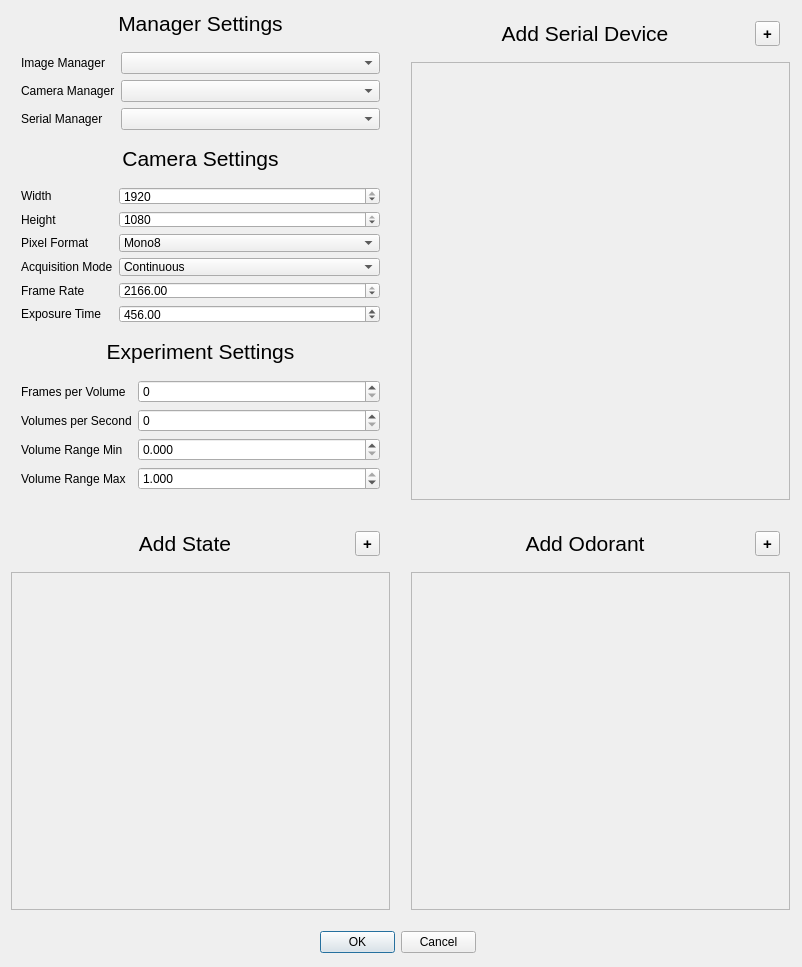
<?xml version="1.0" encoding="UTF-8"?>
<ui version="4.0">
 <class>ConfigDialog</class>
 <widget class="QDialog" name="ConfigDialog">
  <property name="geometry">
   <rect>
    <x>0</x>
    <y>0</y>
    <width>802</width>
    <height>967</height>
   </rect>
  </property>
  <property name="windowTitle">
   <string>ConfigDialog</string>
  </property>
  <widget class="QWidget" name="verticalLayoutWidget">
   <property name="geometry">
    <rect>
     <x>0</x>
     <y>0</y>
     <width>401</width>
     <height>511</height>
    </rect>
   </property>
   <layout class="QVBoxLayout" name="settingsLayout">
    <item>
     <widget class="QLabel" name="managerSettingsLabel">
      <property name="font">
       <font>
        <pointsize>16</pointsize>
       </font>
      </property>
      <property name="text">
       <string>Manager Settings</string>
      </property>
      <property name="alignment">
       <set>Qt::AlignCenter</set>
      </property>
     </widget>
    </item>
    <item>
     <layout class="QFormLayout" name="selectManagersForm">
      <property name="sizeConstraint">
       <enum>QLayout::SetDefaultConstraint</enum>
      </property>
      <property name="fieldGrowthPolicy">
       <enum>QFormLayout::AllNonFixedFieldsGrow</enum>
      </property>
      <property name="labelAlignment">
       <set>Qt::AlignLeading|Qt::AlignLeft|Qt::AlignVCenter</set>
      </property>
      <property name="formAlignment">
       <set>Qt::AlignLeading|Qt::AlignLeft|Qt::AlignVCenter</set>
      </property>
      <property name="leftMargin">
       <number>10</number>
      </property>
      <property name="topMargin">
       <number>10</number>
      </property>
      <property name="rightMargin">
       <number>10</number>
      </property>
      <property name="bottomMargin">
       <number>10</number>
      </property>
      <item row="0" column="0">
       <widget class="QLabel" name="imageManagerLabel">
        <property name="text">
         <string>Image Manager</string>
        </property>
       </widget>
      </item>
      <item row="0" column="1">
       <widget class="QComboBox" name="imageManagerComboBox"/>
      </item>
      <item row="1" column="0">
       <widget class="QLabel" name="cameraManagerLabel">
        <property name="text">
         <string>Camera Manager</string>
        </property>
       </widget>
      </item>
      <item row="1" column="1">
       <widget class="QComboBox" name="cameraManagerComboBox"/>
      </item>
      <item row="2" column="0">
       <widget class="QLabel" name="serialManagerLabel">
        <property name="text">
         <string>Serial Manager</string>
        </property>
       </widget>
      </item>
      <item row="2" column="1">
       <widget class="QComboBox" name="serialManagerComboBox"/>
      </item>
     </layout>
    </item>
    <item>
     <widget class="QLabel" name="cameraSettingsLabel">
      <property name="font">
       <font>
        <pointsize>16</pointsize>
       </font>
      </property>
      <property name="text">
       <string>Camera Settings</string>
      </property>
      <property name="alignment">
       <set>Qt::AlignCenter</set>
      </property>
     </widget>
    </item>
    <item>
     <layout class="QFormLayout" name="cameraSettingsForm">
      <property name="leftMargin">
       <number>10</number>
      </property>
      <property name="topMargin">
       <number>10</number>
      </property>
      <property name="rightMargin">
       <number>10</number>
      </property>
      <property name="bottomMargin">
       <number>10</number>
      </property>
      <item row="0" column="0">
       <widget class="QLabel" name="widthLabel">
        <property name="text">
         <string>Width</string>
        </property>
       </widget>
      </item>
      <item row="0" column="1">
       <widget class="QSpinBox" name="widthSpinBox">
        <property name="maximum">
         <number>1920</number>
        </property>
        <property name="value">
         <number>1920</number>
        </property>
       </widget>
      </item>
      <item row="1" column="0">
       <widget class="QLabel" name="heightLabel">
        <property name="text">
         <string>Height</string>
        </property>
       </widget>
      </item>
      <item row="1" column="1">
       <widget class="QSpinBox" name="heightSpinBox">
        <property name="maximum">
         <number>1080</number>
        </property>
        <property name="value">
         <number>1080</number>
        </property>
       </widget>
      </item>
      <item row="2" column="0">
       <widget class="QLabel" name="pixelFormatLabel">
        <property name="text">
         <string>Pixel Format</string>
        </property>
       </widget>
      </item>
      <item row="2" column="1">
       <widget class="QComboBox" name="pixelFormatComboBox">
        <item>
         <property name="text">
          <string>Mono8</string>
         </property>
        </item>
        <item>
         <property name="text">
          <string>Mono10p</string>
         </property>
        </item>
       </widget>
      </item>
      <item row="3" column="0">
       <widget class="QLabel" name="acquisitionModeLabel">
        <property name="text">
         <string>Acquisition Mode</string>
        </property>
       </widget>
      </item>
      <item row="3" column="1">
       <widget class="QComboBox" name="acquisitionModeComboBox">
        <item>
         <property name="text">
          <string>Continuous</string>
         </property>
        </item>
        <item>
         <property name="text">
          <string>SingleFrame</string>
         </property>
        </item>
        <item>
         <property name="text">
          <string>CoaxPress</string>
         </property>
        </item>
       </widget>
      </item>
      <item row="4" column="0">
       <widget class="QLabel" name="frameRateLabel">
        <property name="text">
         <string>Frame Rate</string>
        </property>
       </widget>
      </item>
      <item row="4" column="1">
       <widget class="QDoubleSpinBox" name="frameRateDoubleSpinBox">
        <property name="minimum">
         <double>20.000000000000000</double>
        </property>
        <property name="maximum">
         <double>2166.000000000000000</double>
        </property>
        <property name="value">
         <double>2166.000000000000000</double>
        </property>
       </widget>
      </item>
      <item row="5" column="0">
       <widget class="QLabel" name="exposureTimeLabel">
        <property name="text">
         <string>Exposure Time</string>
        </property>
       </widget>
      </item>
      <item row="5" column="1">
       <widget class="QDoubleSpinBox" name="exposureTimeDoubleSpinBox">
        <property name="minimum">
         <double>2.000000000000000</double>
        </property>
        <property name="maximum">
         <double>1000.000000000000000</double>
        </property>
        <property name="value">
         <double>456.000000000000000</double>
        </property>
       </widget>
      </item>
     </layout>
    </item>
    <item>
     <widget class="QLabel" name="experimentSettingsLabel">
      <property name="font">
       <font>
        <pointsize>16</pointsize>
       </font>
      </property>
      <property name="text">
       <string>Experiment Settings</string>
      </property>
      <property name="alignment">
       <set>Qt::AlignCenter</set>
      </property>
     </widget>
    </item>
    <item>
     <layout class="QFormLayout" name="experimentSettingsForm">
      <property name="leftMargin">
       <number>10</number>
      </property>
      <property name="topMargin">
       <number>10</number>
      </property>
      <property name="rightMargin">
       <number>10</number>
      </property>
      <property name="bottomMargin">
       <number>10</number>
      </property>
      <item row="0" column="0">
       <widget class="QLabel" name="framesPerVolumeLabel">
        <property name="text">
         <string>Frames per Volume</string>
        </property>
       </widget>
      </item>
      <item row="0" column="1">
       <widget class="QSpinBox" name="framesPerVolumeSpinBox"/>
      </item>
      <item row="1" column="0">
       <widget class="QLabel" name="volumesPerSecondLabel">
        <property name="text">
         <string>Volumes per Second</string>
        </property>
       </widget>
      </item>
      <item row="1" column="1">
       <widget class="QSpinBox" name="volumesPerSecondSpinBox"/>
      </item>
      <item row="2" column="0">
       <widget class="QLabel" name="volumeRangeMinLabel">
        <property name="text">
         <string>Volume Range Min</string>
        </property>
       </widget>
      </item>
      <item row="2" column="1">
       <widget class="QDoubleSpinBox" name="volumeRangeMinDoubleSpinBox">
        <property name="decimals">
         <number>3</number>
        </property>
        <property name="maximum">
         <double>1.000000000000000</double>
        </property>
        <property name="singleStep">
         <double>0.001000000000000</double>
        </property>
        <property name="value">
         <double>0.000000000000000</double>
        </property>
       </widget>
      </item>
      <item row="3" column="0">
       <widget class="QLabel" name="volumeRangeMaxLabel">
        <property name="text">
         <string>Volume Range Max</string>
        </property>
       </widget>
      </item>
      <item row="3" column="1">
       <widget class="QDoubleSpinBox" name="volumeRangeMaxDoubleSpinBox">
        <property name="decimals">
         <number>3</number>
        </property>
        <property name="maximum">
         <double>1.000000000000000</double>
        </property>
        <property name="singleStep">
         <double>0.001000000000000</double>
        </property>
        <property name="value">
         <double>1.000000000000000</double>
        </property>
       </widget>
      </item>
     </layout>
    </item>
   </layout>
  </widget>
  <widget class="QWidget" name="verticalLayoutWidget_2">
   <property name="geometry">
    <rect>
     <x>400</x>
     <y>0</y>
     <width>401</width>
     <height>511</height>
    </rect>
   </property>
   <layout class="QVBoxLayout" name="serialConfigLayout">
    <item>
     <layout class="QHBoxLayout" name="addSerialLayout">
      <property name="leftMargin">
       <number>10</number>
      </property>
      <property name="topMargin">
       <number>10</number>
      </property>
      <property name="rightMargin">
       <number>10</number>
      </property>
      <property name="bottomMargin">
       <number>10</number>
      </property>
      <item>
       <widget class="QLabel" name="addSerialLabel">
        <property name="font">
         <font>
          <pointsize>16</pointsize>
         </font>
        </property>
        <property name="text">
         <string>Add Serial Device</string>
        </property>
        <property name="alignment">
         <set>Qt::AlignCenter</set>
        </property>
       </widget>
      </item>
      <item>
       <widget class="QToolButton" name="addSerialDevice">
        <property name="font">
         <font>
          <pointsize>11</pointsize>
          <bold>true</bold>
         </font>
        </property>
        <property name="text">
         <string>+</string>
        </property>
        <property name="iconSize">
         <size>
          <width>36</width>
          <height>36</height>
         </size>
        </property>
       </widget>
      </item>
     </layout>
    </item>
    <item>
     <widget class="QScrollArea" name="serialScrollParent">
      <property name="sizePolicy">
       <sizepolicy hsizetype="Expanding" vsizetype="Expanding">
        <horstretch>0</horstretch>
        <verstretch>0</verstretch>
       </sizepolicy>
      </property>
      <property name="widgetResizable">
       <bool>true</bool>
      </property>
      <widget class="QWidget" name="serialScrollChild">
       <property name="geometry">
        <rect>
         <x>0</x>
         <y>0</y>
         <width>397</width>
         <height>453</height>
        </rect>
       </property>
      </widget>
     </widget>
    </item>
   </layout>
  </widget>
  <widget class="QWidget" name="verticalLayoutWidget_3">
   <property name="geometry">
    <rect>
     <x>0</x>
     <y>510</y>
     <width>401</width>
     <height>411</height>
    </rect>
   </property>
   <layout class="QVBoxLayout" name="stateConfigLayout">
    <item>
     <layout class="QHBoxLayout" name="addStateLayout">
      <property name="leftMargin">
       <number>10</number>
      </property>
      <property name="topMargin">
       <number>10</number>
      </property>
      <property name="rightMargin">
       <number>10</number>
      </property>
      <property name="bottomMargin">
       <number>10</number>
      </property>
      <item>
       <widget class="QLabel" name="addStateLabel">
        <property name="font">
         <font>
          <pointsize>16</pointsize>
         </font>
        </property>
        <property name="text">
         <string>Add State</string>
        </property>
        <property name="alignment">
         <set>Qt::AlignCenter</set>
        </property>
       </widget>
      </item>
      <item>
       <widget class="QToolButton" name="addState">
        <property name="font">
         <font>
          <pointsize>11</pointsize>
          <bold>true</bold>
         </font>
        </property>
        <property name="text">
         <string>+</string>
        </property>
        <property name="iconSize">
         <size>
          <width>36</width>
          <height>36</height>
         </size>
        </property>
       </widget>
      </item>
     </layout>
    </item>
    <item>
     <widget class="QScrollArea" name="stateScrollParent">
      <property name="sizePolicy">
       <sizepolicy hsizetype="Expanding" vsizetype="Expanding">
        <horstretch>0</horstretch>
        <verstretch>0</verstretch>
       </sizepolicy>
      </property>
      <property name="widgetResizable">
       <bool>true</bool>
      </property>
      <widget class="QWidget" name="stateScrollChild">
       <property name="geometry">
        <rect>
         <x>0</x>
         <y>0</y>
         <width>397</width>
         <height>353</height>
        </rect>
       </property>
       <property name="sizePolicy">
        <sizepolicy hsizetype="Preferred" vsizetype="Expanding">
         <horstretch>1</horstretch>
         <verstretch>1</verstretch>
        </sizepolicy>
       </property>
      </widget>
     </widget>
    </item>
   </layout>
  </widget>
  <widget class="QWidget" name="verticalLayoutWidget_4">
   <property name="geometry">
    <rect>
     <x>400</x>
     <y>510</y>
     <width>401</width>
     <height>411</height>
    </rect>
   </property>
   <layout class="QVBoxLayout" name="odorantConfigLayout">
    <item>
     <layout class="QHBoxLayout" name="addOdorantLayout">
      <property name="leftMargin">
       <number>10</number>
      </property>
      <property name="topMargin">
       <number>10</number>
      </property>
      <property name="rightMargin">
       <number>10</number>
      </property>
      <property name="bottomMargin">
       <number>10</number>
      </property>
      <item>
       <widget class="QLabel" name="addOdorantLabel">
        <property name="font">
         <font>
          <pointsize>16</pointsize>
         </font>
        </property>
        <property name="text">
         <string>Add Odorant</string>
        </property>
        <property name="alignment">
         <set>Qt::AlignCenter</set>
        </property>
       </widget>
      </item>
      <item>
       <widget class="QToolButton" name="addOdorant">
        <property name="font">
         <font>
          <pointsize>11</pointsize>
          <bold>true</bold>
         </font>
        </property>
        <property name="text">
         <string>+</string>
        </property>
        <property name="iconSize">
         <size>
          <width>36</width>
          <height>36</height>
         </size>
        </property>
       </widget>
      </item>
     </layout>
    </item>
    <item>
     <widget class="QScrollArea" name="odorantScrollParent">
      <property name="sizePolicy">
       <sizepolicy hsizetype="Expanding" vsizetype="Expanding">
        <horstretch>0</horstretch>
        <verstretch>0</verstretch>
       </sizepolicy>
      </property>
      <property name="widgetResizable">
       <bool>true</bool>
      </property>
      <widget class="QWidget" name="odorantScrollChild">
       <property name="geometry">
        <rect>
         <x>0</x>
         <y>0</y>
         <width>397</width>
         <height>353</height>
        </rect>
       </property>
      </widget>
     </widget>
    </item>
   </layout>
  </widget>
  <widget class="QDialogButtonBox" name="configButtonBox">
   <property name="geometry">
    <rect>
     <x>320</x>
     <y>930</y>
     <width>156</width>
     <height>24</height>
    </rect>
   </property>
   <property name="standardButtons">
    <set>QDialogButtonBox::Cancel|QDialogButtonBox::Ok</set>
   </property>
  </widget>
 </widget>
 <layoutdefault spacing="6" margin="11"/>
 <resources/>
 <connections/>
</ui>
